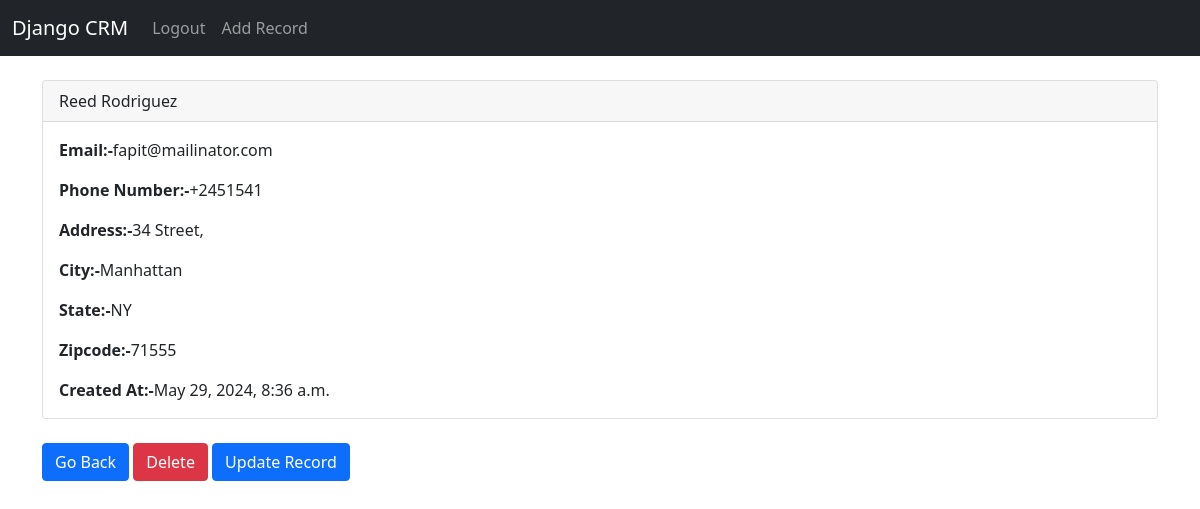
The page /record/1 (signed in) on the database its author committed.
### website/models.py (models this page shows, shortened)
class Record(models.Model):
    created_at = models.DateTimeField(auto_now_add=True)
    first_name = models.CharField(max_length=50)
    last_name = models.CharField(max_length=50)
    email = models.CharField(max_length=100)
    phone = models.CharField(max_length=15)
    address = models.CharField(max_length=100)
    city = models.CharField(max_length=50)
    state = models.CharField(max_length=50)
    zipcode = models.CharField(max_length=20)

### website/views.py (the view)
# urls.py: path('record/<int:pk>',views.customer_record,name='record'),
def customer_record(request,pk):
    if request.user.is_authenticated:
        customer_record = Record.objects.get(id = pk)
        return render(request,'record.html',{'customer_record':customer_record})
    else:
        messages.success(request,'You must be logged in to view that page')
        return redirect('home')

### website/templates/record.html
{% extends 'base.html' %}
{% block content %}
<div class="card">
    <div class="card-header">
        {{customer_record.first_name}} {{customer_record.last_name}}
    </div>
    <div class="card-body">
      <p class="card-text"><strong>Email:-</strong>{{customer_record.email}}</p>
      <p class="card-text"><strong>Phone Number:-</strong>{{customer_record.phone}}</p>
      <p class="card-text"><strong>Address:-</strong>{{customer_record.address}}</p>
      <p class="card-text"><strong>City:-</strong>{{customer_record.city}} </p>
      <p class="card-text"><strong>State:-</strong>{{customer_record.state}}</p>
      <p class="card-text"><strong>Zipcode:-</strong>{{customer_record.zipcode}}</p>
      <p class="card-text"><strong>Created At:-</strong>{{customer_record.created_at}}</p>
    </div>
  </div>
  <br>
  <a href="{% url 'home'%}" class="btn btn-primary">Go Back</a>
  <a href="{% url 'delete-record' customer_record.id %}" class="btn btn-danger">Delete</a>
  <a href="{% url 'update-record' customer_record.id %}" class="btn btn-primary">Update Record</a>
{%endblock%}

### rows shown on the page
Record: first_name "Reed", last_name "Rodriguez", email "fapit@mailinator.com", phone "+2451541", address "34 Street,", city "Manhattan", state "NY", zipcode "71555", created_at "May 29, 2024, 8:36 a.m."
